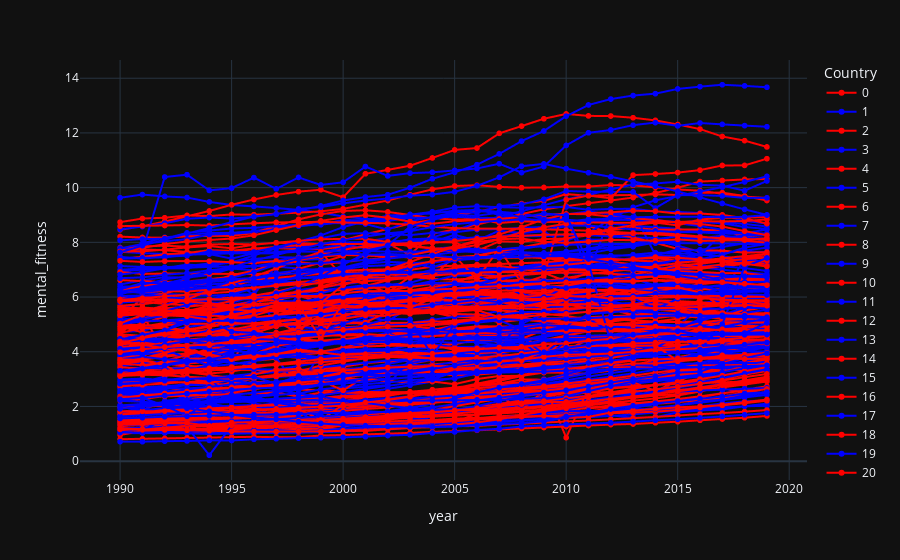

Notebook code cell kept with this figure:
### Code cell
fig =px.line(data,x ='year',y ='mental_fitness',color ='Country',markers = True,color_discrete_sequence =['red','blue'],template='plotly_dark')
fig.show()
